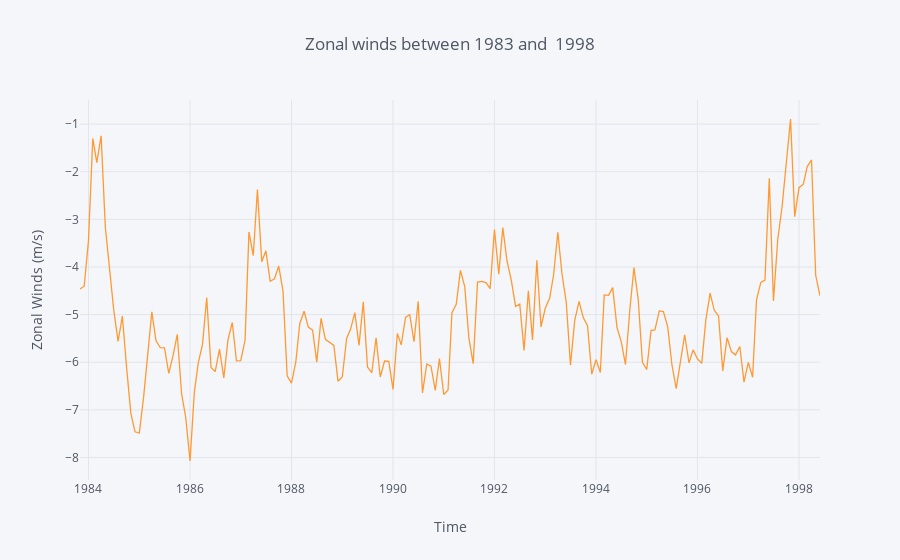

Source (notebook cell):
### Markdown cell above
#### Finally, we plot the cleaned and ready-to-analyze data

### Code cell
y_rev.iplot(kind='line', xTitle='Time',
           yTitle='Zonal Winds (m/s)', title='Zonal winds between 1983 and  1998')

### Figure 1 — Plotly figure (JSON) as saved in the notebook; plotly's stock layout.template omitted (floating-point values rounded to 4 significant figures; data arrays with more than 128 entries replaced by an {"elided": "..."} marker saying what was removed)
{"data": [{"line": {"color": "rgba(255, 153, 51, 1.0)", "dash": "solid", "shape": "linear", "width": 1.3}, "mode": "lines", "name": "zon.winds", "text": "", "type": "scatter", "uid": "482ff15c-1ab9-425a-bd77-f2703085dadb", "x": {"elided": "176 str values"}, "y": {"elided": "176 float values"}}], "layout": {"legend": {"bgcolor": "#F5F6F9", "font": {"color": "#4D5663"}}, "paper_bgcolor": "#F5F6F9", "plot_bgcolor": "#F5F6F9", "title": {"font": {"color": "#4D5663"}, "text": "Zonal winds between 1983 and  1998"}, "xaxis": {"gridcolor": "#E1E5ED", "showgrid": true, "tickfont": {"color": "#4D5663"}, "title": {"font": {"color": "#4D5663"}, "text": "Time"}, "zerolinecolor": "#E1E5ED"}, "yaxis": {"gridcolor": "#E1E5ED", "showgrid": true, "tickfont": {"color": "#4D5663"}, "title": {"font": {"color": "#4D5663"}, "text": "Zonal Winds (m/s)"}, "zerolinecolor": "#E1E5ED"}}}
